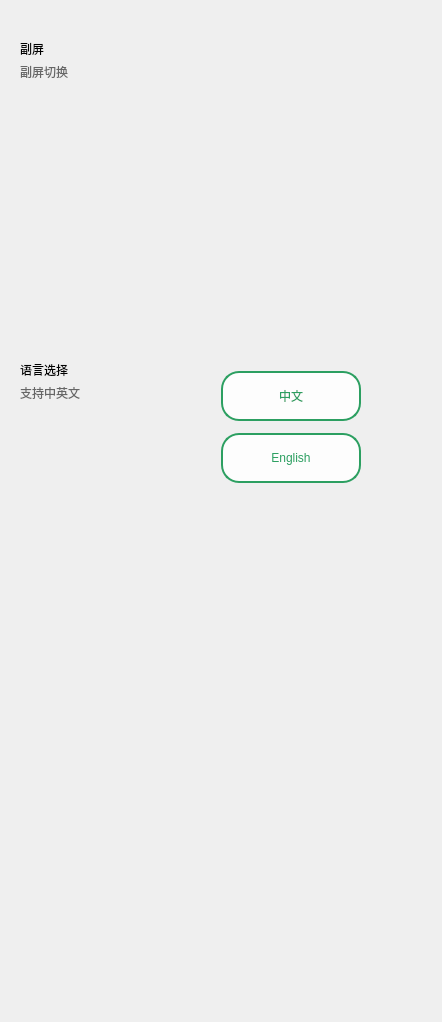
                        <widget class="QWidget" name="widget_70" native="true">
                         <layout class="QVBoxLayout" name="verticalLayout_29">
                          <property name="spacing">
                           <number>57</number>
                          </property>
                          <property name="leftMargin">
                           <number>0</number>
                          </property>
                          <property name="topMargin">
                           <number>0</number>
                          </property>
                          <property name="rightMargin">
                           <number>0</number>
                          </property>
                          <property name="bottomMargin">
                           <number>0</number>
                          </property>
                          <item>
                           <widget class="QWidget" name="wbtn_setting_second_screen" native="true">
                            <property name="minimumSize">
                             <size>
                              <width>442</width>
                              <height>264</height>
                             </size>
                            </property>
                            <property name="maximumSize">
                             <size>
                              <width>442</width>
                              <height>264</height>
                             </size>
                            </property>
                            <property name="styleSheet">
                             <string notr="true">QWidget#wbtn_setting_second_screen{
	border-image: url(:/icon/background_setting_second_screen.png);
}</string>
                            </property>
                            <layout class="QHBoxLayout" name="horizontalLayout_73">
                             <property name="spacing">
                              <number>0</number>
                             </property>
                             <property name="leftMargin">
                              <number>0</number>
                             </property>
                             <property name="topMargin">
                              <number>0</number>
                             </property>
                             <property name="rightMargin">
                              <number>0</number>
                             </property>
                             <property name="bottomMargin">
                              <number>0</number>
                             </property>
                             <item>
                              <widget class="QWidget" name="widget_75" native="true">
                               <layout class="QVBoxLayout" name="verticalLayout_32">
                                <property name="spacing">
                                 <number>5</number>
                                </property>
                                <property name="leftMargin">
                                 <number>20</number>
                                </property>
                                <property name="topMargin">
                                 <number>40</number>
                                </property>
                                <property name="rightMargin">
                                 <number>0</number>
                                </property>
                                <property name="bottomMargin">
                                 <number>0</number>
                                </property>
                                <item>
                                 <widget class="QLabel" name="label_26">
                                  <property name="text">
                                   <string>副屏</string>
                                  </property>
                                 </widget>
                                </item>
                                <item>
                                 <widget class="QLabel" name="label_27">
                                  <property name="styleSheet">
                                   <string notr="true">color:rgba(102, 102, 102, 1);</string>
                                  </property>
                                  <property name="text">
                                   <string>副屏切换</string>
                                  </property>
                                 </widget>
                                </item>
                                <item>
                                 <spacer name="verticalSpacer_11">
                                  <property name="orientation">
                                   <enum>Qt::Vertical</enum>
                                  </property>
                                  <property name="sizeHint" stdset="0">
                                   <size>
                                    <width>20</width>
                                    <height>187</height>
                                   </size>
                                  </property>
                                 </spacer>
                                </item>
                               </layout>
                              </widget>
                             </item>
                             <item>
                              <widget class="QWidget" name="widget_76" native="true"/>
                             </item>
                            </layout>
                           </widget>
                          </item>
                          <item>
                           <widget class="QWidget" name="wbtn_setting_second_screen_2" native="true">
                            <property name="minimumSize">
                             <size>
                              <width>442</width>
                              <height>264</height>
                             </size>
                            </property>
                            <property name="maximumSize">
                             <size>
                              <width>442</width>
                              <height>264</height>
                             </size>
                            </property>
                            <property name="styleSheet">
                             <string notr="true">QWidget#wbtn_setting_second_screen_2{
	border-image: url(:/icon/background_setting_second_screen.png);
}</string>
                            </property>
                            <layout class="QHBoxLayout" name="horizontalLayout_108">
                             <property name="spacing">
                              <number>0</number>
                             </property>
                             <property name="leftMargin">
                              <number>0</number>
                             </property>
                             <property name="topMargin">
                              <number>0</number>
                             </property>
                             <property name="rightMargin">
                              <number>0</number>
                             </property>
                             <property name="bottomMargin">
                              <number>0</number>
                             </property>
                             <item>
                              <widget class="QWidget" name="widget_129" native="true">
                               <layout class="QVBoxLayout" name="verticalLayout_62">
                                <property name="spacing">
                                 <number>5</number>
                                </property>
                                <property name="leftMargin">
                                 <number>20</number>
                                </property>
                                <property name="topMargin">
                                 <number>40</number>
                                </property>
                                <property name="rightMargin">
                                 <number>0</number>
                                </property>
                                <property name="bottomMargin">
                                 <number>0</number>
                                </property>
                                <item>
                                 <widget class="QLabel" name="label_80">
                                  <property name="text">
                                   <string>语言选择</string>
                                  </property>
                                 </widget>
                                </item>
                                <item>
                                 <widget class="QLabel" name="label_81">
                                  <property name="styleSheet">
                                   <string notr="true">color:rgba(102, 102, 102, 1);</string>
                                  </property>
                                  <property name="text">
                                   <string>支持中英文</string>
                                  </property>
                                 </widget>
                                </item>
                                <item>
                                 <spacer name="verticalSpacer_16">
                                  <property name="orientation">
                                   <enum>Qt::Vertical</enum>
                                  </property>
                                  <property name="sizeHint" stdset="0">
                                   <size>
                                    <width>20</width>
                                    <height>187</height>
                                   </size>
                                  </property>
                                 </spacer>
                                </item>
                               </layout>
                              </widget>
                             </item>
                             <item>
                              <widget class="QWidget" name="widget_130" native="true">
                               <layout class="QVBoxLayout" name="verticalLayout_lang">
                                <property name="spacing">
                                 <number>12</number>
                                </property>
                                <property name="leftMargin">
                                 <number>0</number>
                                </property>
                                <property name="topMargin">
                                 <number>50</number>
                                </property>
                                <property name="rightMargin">
                                 <number>20</number>
                                </property>
                                <property name="bottomMargin">
                                 <number>0</number>
                                </property>
                                <item>
                                 <widget class="QPushButton" name="btn_lang_zh">
                                  <property name="minimumSize">
                                   <size>
                                    <width>140</width>
                                    <height>50</height>
                                   </size>
                                  </property>
                                  <property name="maximumSize">
                                   <size>
                                    <width>140</width>
                                    <height>50</height>
                                   </size>
                                  </property>
                                  <property name="styleSheet">
                                   <string notr="true">QPushButton#btn_lang_zh{
	background-color:rgba(255, 255, 255, 0.9);
	color:#2C9F61;
	border:2px solid #2C9F61;
	border-radius:18px;
}
QPushButton#btn_lang_zh:checked{
	background-color:#2C9F61;
	color:#FFFFFF;
}
QPushButton#btn_lang_zh:pressed{
	background-color:#1B7A49;
	color:#FFFFFF;
}</string>
                                  </property>
                                  <property name="text">
                                   <string>中文</string>
                                  </property>
                                  <property name="checkable">
                                   <bool>true</bool>
                                  </property>
                                 </widget>
                                </item>
                                <item>
                                 <widget class="QPushButton" name="btn_lang_en">
                                  <property name="minimumSize">
                                   <size>
                                    <width>140</width>
                                    <height>50</height>
                                   </size>
                                  </property>
                                  <property name="maximumSize">
                                   <size>
                                    <width>140</width>
                                    <height>50</height>
                                   </size>
                                  </property>
                                  <property name="styleSheet">
                                   <string notr="true">QPushButton#btn_lang_en{
	background-color:rgba(255, 255, 255, 0.9);
	color:#2C9F61;
	border:2px solid #2C9F61;
	border-radius:18px;
}
QPushButton#btn_lang_en:checked{
	background-color:#2C9F61;
	color:#FFFFFF;
}
QPushButton#btn_lang_en:pressed{
	background-color:#1B7A49;
	color:#FFFFFF;
}</string>
                                  </property>
                                  <property name="text">
                                   <string>English</string>
                                  </property>
                                  <property name="checkable">
                                   <bool>true</bool>
                                  </property>
                                 </widget>
                                </item>
                                <item>
                                 <spacer name="verticalSpacer_lang">
                                  <property name="orientation">
                                   <enum>Qt::Vertical</enum>
                                  </property>
                                  <property name="sizeHint" stdset="0">
                                   <size>
                                    <width>20</width>
                                    <height>120</height>
                                   </size>
                                  </property>
                                 </spacer>
                                </item>
                               </layout>
                              </widget>
                             </item>
                            </layout>
                           </widget>
                          </item>
                          <item>
                           <spacer name="verticalSpacer_8">
                            <property name="orientation">
                             <enum>Qt::Vertical</enum>
                            </property>
                            <property name="sizeHint" stdset="0">
                             <size>
                              <width>20</width>
                              <height>437</height>
                             </size>
                            </property>
                           </spacer>
                          </item>
                         </layout>
                        </widget>
